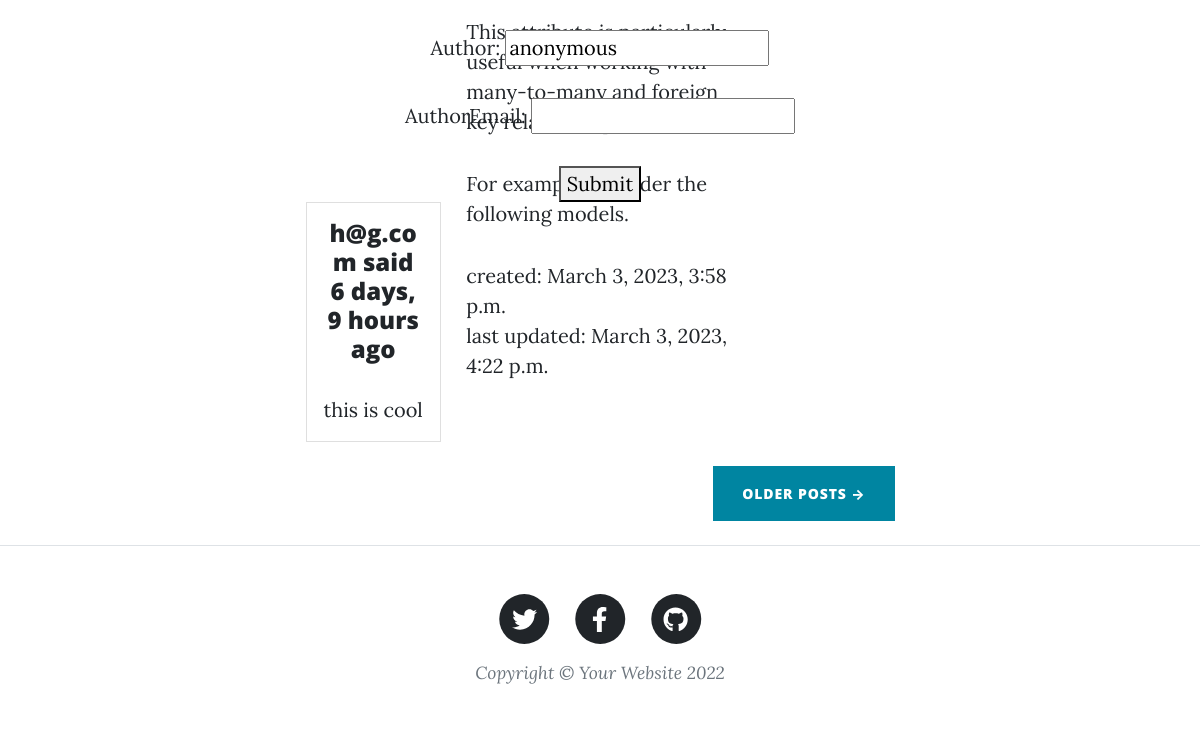
The app's page /my-first-post/ (lower part), older data.
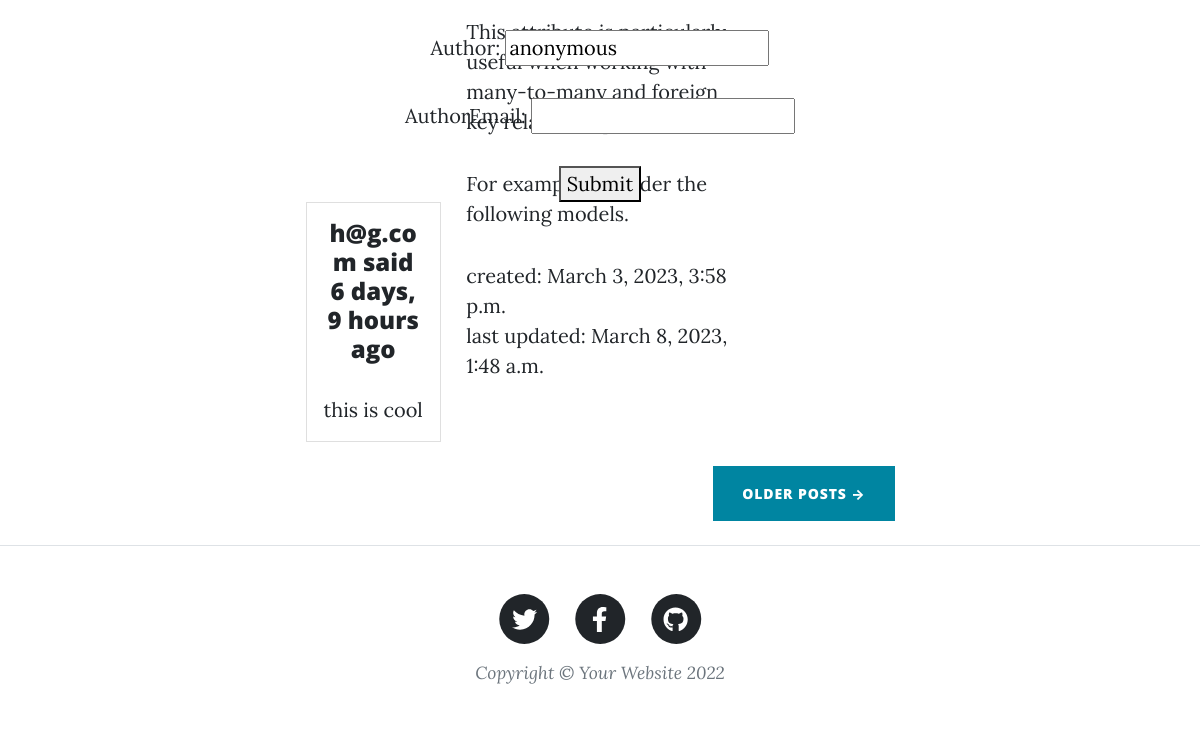
The same page, newer data.
### blog/models.py (models this page shows, shortened)
class Post(models.Model):
    headline=models.CharField(max_length=255)
    slug=models.CharField(max_length=130, unique=True)
    content=models.TextField()
    created_on=models.DateTimeField('date created', auto_now_add=True)
    updated_on=models.DateTimeField(auto_now=True)
    view_count=models.IntegerField(default=0)
    is_active=models.BooleanField(default=True)
    image = models.ImageField(upload_to="images", blank=True, null=True)
    tags = models.ManyToManyField('Tag', through="PostTags")
    class Meta:
        ordering = ['-created_on']

### blog/views.py (the view, shortened to what this page needs)
# urls.py: path('<slug:slug>/', views.showPostDetail.as_view(), name='detail'),
class showPostDetail(generic.DetailView):
    model = Post
    template_name = "blog/detailv2.html"
    def get_context_data(self, **kwargs):
        context = super().get_context_data(**kwargs)
        slug = self.kwargs["slug"]
        form = CommentForm()
        post = get_object_or_404(Post, slug=slug)
        comments = post.comment_set.all()
        context['post'] = post
        context['comments'] = comments
        context['form'] = form
        return context

### blog/forms.py
class CommentForm(forms.ModelForm):
    class Meta:
        model = Comment
        fields = ['content','author', 'authorEmail']

### blog/templates/blog/detailv2.html (shortened to what this page needs)
{% extends "base.html" %}
{% block content %}
<article class="mb-4">
  <div class="container px-4 px-lg-5">
      <div class="row gx-4 gx-lg-5 justify-content-center">
          <div class="col-md-10 col-lg-8 col-xl-7">
            <br/>
            {{post.content | linebreaks}}
            created: {{post.created_on }} <br/>
            last updated: {{post.updated_on }}
          </div>
      </div>
  </div>
</article>
<br/><br/>
<div class="row text-center">
  <form action="" method="post">
      {{ form.as_p }}
      <button type="submit">Submit</button>
  </form>
<br/><br/>
  {% for comment in post.comment_set.all %}
    <div class="col-lg-4 col-md-6 mb-4">
      <div class="card h-100 w-75">
        <div class="card-body">
          <h4 class="card-title">{{comment.author}} said {{comment.created_on |timesince}} ago</h4>
          <p class="card-text">{{comment.content}}</p>
        </div>
      </div>
    </div>
  {% endfor %}
</div>
{% endblock %}

Row changes from the older to the newer data that the page shows:
changed Post "This For example,": updated_on "March 3, 2023, 4:22 p.m." → "March 8, 2023, 1:48 a.m."
